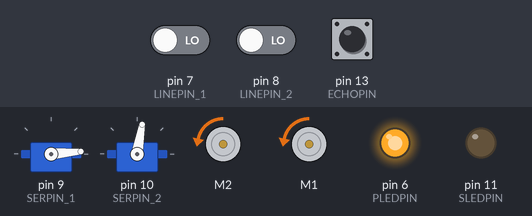
The sketch below on a simulated Arduino Uno, built with avr-gcc and run on an emulated ATmega328P. Parts: 2 × servo, 2 × DC motor (green arrow = forward, orange = backward, longer = faster), output pins drawn as LEDs (lit = HIGH). The inputs (shaded band) are chosen by the test bench; at power-on: pin 7 (LINEPIN_1) LOW, pin 8 (LINEPIN_2) LOW, pin 13 (ECHOPIN) LOW. Pins used as bus, display or sensor lines are not drawn; what the sketch prints to the serial monitor is not drawn.

Above: at 1.2 s.
1.3 s: pin 7 (LINEPIN_1) driven HIGH
At 2.8 s:
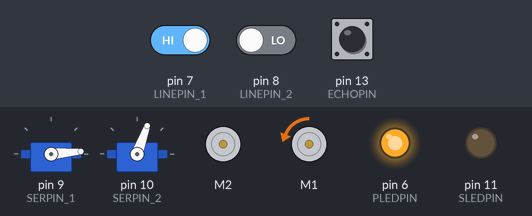
5.5 s: pin 8 (LINEPIN_2) driven HIGH
9.7 s: pin 7 (LINEPIN_1) driven LOW
At 10.7 s:
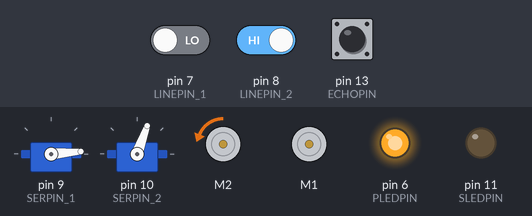
13.7 s: pin 8 (LINEPIN_2) driven LOW
At 15.1 s:
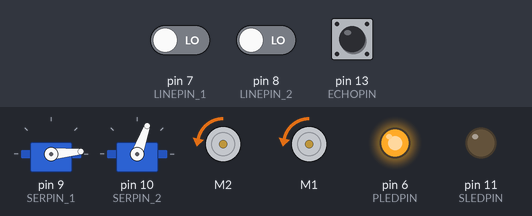
17.8 s: pin 13 (ECHOPIN) pulsed HIGH 2 times (0.12 s each, 0.3 s apart)
At 18.9 s:
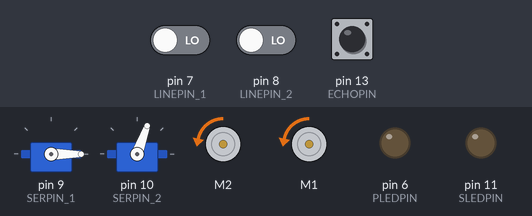
21.3 s: pin 8 (LINEPIN_2) driven HIGH and pin 13 (ECHOPIN) driven HIGH
At 22.1 s:
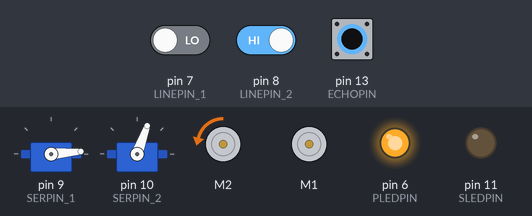
Timing chart, 0 to 29.9 s (numbered marks = the images above; inputs shaded):
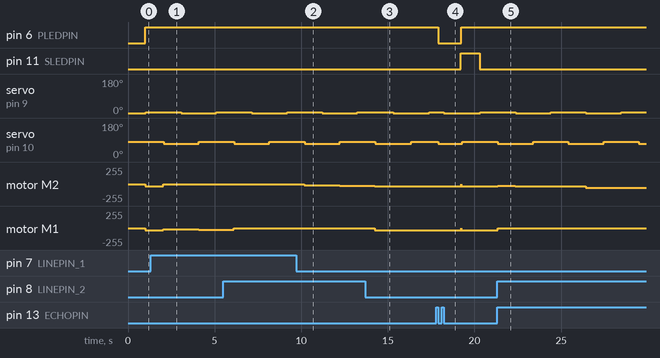

Measured:
- after the input at 1.3 s, motor M2: backward 30/255 → stopped after 0.74 s; motor M1: backward 30/255 → backward 20/255 after 0.74 s, → backward 22/255 1.0 s later, → backward 24/255 1.0 s later, → backward 26/255 1.0 s later
- after the input at 9.7 s, motor M2: stopped → backward 20/255 after 0.48 s, → backward 22/255 1.0 s later, → backward 24/255 1.0 s later, → backward 26/255 1.0 s later
- after the input at 13.7 s, motor M2: goes on until 14.2 s, then stays backward 30/255; motor M1: stopped → backward 30/255 after 0.54 s
- after the input at 17.8 s, pin 6 (PLEDPIN): HIGH → LOW after 0.12 s, → HIGH 1.3 s later; pin 11 (SLEDPIN): LOW → HIGH after 1.4 s, → LOW 1.1 s later; servo on pin 9 (SERPIN_1): 5° → 0° after 0.42 s instead of 1.7 s; motor M2, motor M1: backward 30/255 → backward 4/255 after 1.4 s, → backward 30/255 0.02 s later
- after the input at 21.3 s, motor M2: backward 30/255 → backward 28/255 at once, → backward 30/255 1.0 s later, → backward 32/255 1.0 s later, → backward 34/255 1.0 s later, … (9 changes in this stretch); motor M1: backward 30/255 → stopped at once
- by itself, servo on pin 10 (SERPIN_2): alternates 80° for 2.0 s and 70° for 2.0 s

The sketch:

Mechatronics_buggy_project.ino
```cpp
// Add libraries
#include <Servo.h>
#include <Adafruit_MotorShield.h>
#include "utility/Adafruit_MS_PWMServoDriver.h"

// Define Ultrasound Pins
const int ECHOPIN = 13 ;
const int TRIGPIN = 12;

// Define Ultrasound Speed LED Pin
const int SLEDPIN = 11;

// Define Ultrasound Proximity LED Pin
const int PLEDPIN = 6;

// Define Line Sensor Pins
const int LINEPIN_1 = 7;
const int LINEPIN_2 = 8;

// Define Servo Pin
const int SERPIN_1 = 9;
const int SERPIN_2 = 10;

// Initialise global varibles
long duration; // duration of pulse
double distance = 0; // distance
double prev_dist = 0; // previous distance
double D_dist = 0; // change in distance from last measurement
double obsped; // speed of object
const double obsped_thresh = -20; // speed threshold of object
const int dist_thresh = 15; // distance threshold
int S_r; // line sensor right
int S_l; // line sensor left
bool FLAG_slow_down; // flag to slow down motor
bool FLAG_stop; // flag to stop motor
int count_l; // left turn counter
int count_r; // right turn counter
int count_thresh = 8; // threshold for number of turn counts
int pos = 0; // servo position
int c; // servo counter

// Create servo objects
Servo servo_1;
Servo servo_2;

// Create motor shield object
Adafruit_MotorShield AFMS = Adafruit_MotorShield();
Adafruit_DCMotor *motor_1 = AFMS.getMotor(2);
Adafruit_DCMotor *motor_2 = AFMS.getMotor(1);

void setup() {
  // Assign PIN inputs
  pinMode(LINEPIN_1, INPUT);
  pinMode(LINEPIN_2, INPUT);
  pinMode(ECHOPIN, INPUT);

  // Assign PIN outputs
  pinMode(TRIGPIN, OUTPUT);
  pinMode(SLEDPIN, OUTPUT);
  pinMode(PLEDPIN, OUTPUT);

  // Attach servos
  servo_1.attach(SERPIN_1);
  servo_2.attach(SERPIN_2);

  // Intilaise Servo positons
  servo_1.write(00);
  servo_2.write(70);

  // Begin Serial monitor
  Serial.begin(9600);
  AFMS.begin();
  c = 0;
}

void loop() {

// Programming Servo Motors

if (servo_2.read() == 80 && servo_1.read() == 0) {
servo_1.write(5);
servo_2.write(80);
}
else if (servo_2.read() == 80 && servo_1.read() == 5) {
servo_1.write(5);
servo_2.write(70);
}
else if (servo_2.read() == 70 && servo_1.read() == 5) {
servo_1.write(0);
servo_2.write(70);
}
else if (servo_2.read() == 70 && servo_1.read() == 0) {
servo_1.write(0);
servo_2.write(80);
}


// Programming Object Detection

// Intialise motor speed and turning speed
int motor_speed = 70;
int motor_speed_t = 20;
if (count_l > count_thresh || count_r > count_thresh) {
motor_speed = 80;
motor_speed_t = 35;
}

// Force inital trigger state to LOW
digitalWrite(TRIGPIN, LOW);
delayMicroseconds(2);

// Generate ultrasound wave
digitalWrite(TRIGPIN, HIGH);
delayMicroseconds(10);

// Read response time
duration = pulseIn(ECHOPIN, HIGH);

// Find distance (speed of sound * time / 2)
distance = duration * 0.034 / 2;

// Find change in distance
D_dist = (distance - prev_dist);

// Find speed of obstacle (change in distance / time between pulses)
obsped = D_dist / 0.1;

// If object is within 40cm and approaching quickly, issue SLOW DOWN flag
if (obsped < obsped_thresh && distance < 40) {
Serial.println("WARNING OBJECT APROACHING QUICKLY");
digitalWrite(SLEDPIN, HIGH);
FLAG_slow_down = 1;
} else {
digitalWrite(SLEDPIN, LOW);
FLAG_slow_down = 0;
}

// If object in within tolerance (6cm), issue STOP flag
if (distance < dist_thresh) {
Serial.println("WARNING obstruction");
digitalWrite(PLEDPIN, HIGH);
FLAG_stop = 1;
} else {
digitalWrite(PLEDPIN, LOW);
FLAG_stop = 0;
}
prev_dist = distance;

// Slow down flag slows down motors
if (FLAG_slow_down) {
motor_speed = motor_speed / 2;
Serial.println("go slow");
}

// Stop flag halts motors
if (FLAG_stop == 1) {
motor_1->setSpeed(RELEASE);
motor_2->setSpeed(RELEASE);
motor_speed = 0;
Serial.println("    stop - obs");
}


// Programming Line Detection

// Read in the values of left and right line sensors
S_r = digitalRead(LINEPIN_1);
S_l = digitalRead(LINEPIN_2);
Serial.println(S_l, S_r);

// If both values are high instruct both motors forwards
if (S_l == HIGH && S_r == HIGH) {
motor_1->setSpeed(motor_speed);
motor_2->setSpeed(motor_speed);
Serial.println("    FORWARD");
motor_1->run(FORWARD);
motor_2->run(FORWARD);

count_l = 0;
count_r = 0;
}

// If only left value is high, buggy turns right
if (S_l == HIGH && S_r == LOW) {
motor_1->setSpeed(motor_speed_t + count_l * 2);
motor_2->setSpeed(motor_speed);
motor_1->run(BACKWARD);
motor_2->run(FORWARD);
Serial.println("    left");
count_l = count_l + 1;
}

// If only right value is high, buggy turns left
if (S_l == LOW && S_r == HIGH) {
motor_1->setSpeed(motor_speed);
motor_2->setSpeed(motor_speed_t + count_r * 2);
motor_1->run(FORWARD);
motor_2->run(BACKWARD);
Serial.println("    right");
count_r = count_r + 1;
}

// If both values are low, buggy stops
if (S_l == LOW && S_r == LOW) {
motor_1->setSpeed(30);
motor_2->setSpeed(30);
Serial.println("    STOP - BOTH BLACK");
motor_1->run(BACKWARD);
motor_2->run(BACKWARD);
Serial.println("   ");
}

// Display number of consecutive instructions turning left/right
Serial.print("        COUNT L R: ");
Serial.print(count_l);
Serial.print("       ");
Serial.println(count_r);

}
```
